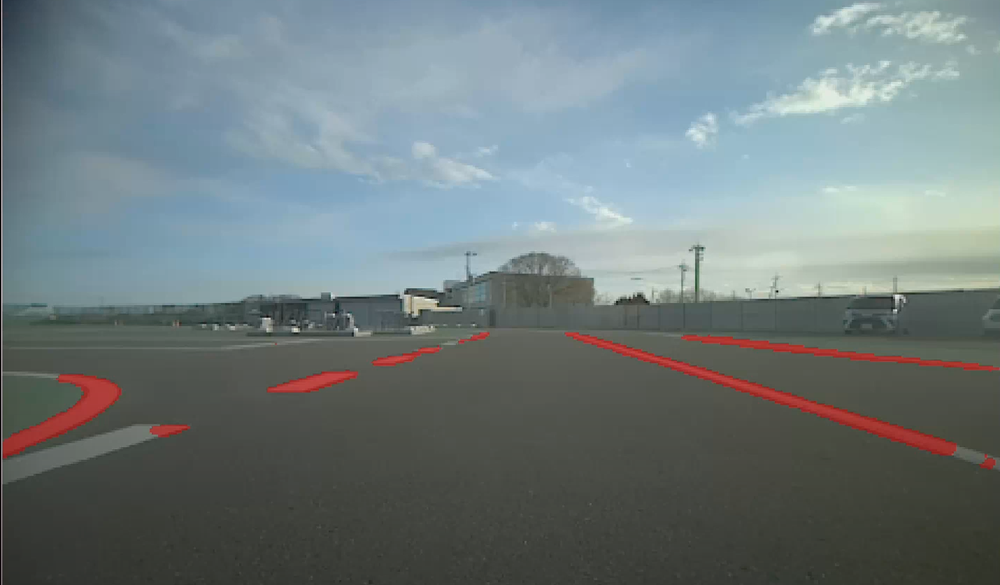
#> input picture lane_detection/test_images/lane.png, 1000 x 585 px, shrunk from 1430 x 836 before the run
$ python lane_sw.py
#> lines starting #> are read from the running program, lines starting #| are printed output that depends on the picture
import cv2
import numpy as np

# 画像を読み込み
img = cv2.imread("test_images/lane.png")
#> img is the input picture: shape (585, 1000, 3); mean B, G, R 124.8, 123.3, 111.4

if img is None:
    print("画像が読み込めませんでした")
    exit()

# グレースケール変換
gray = cv2.cvtColor(img, cv2.COLOR_BGR2GRAY)
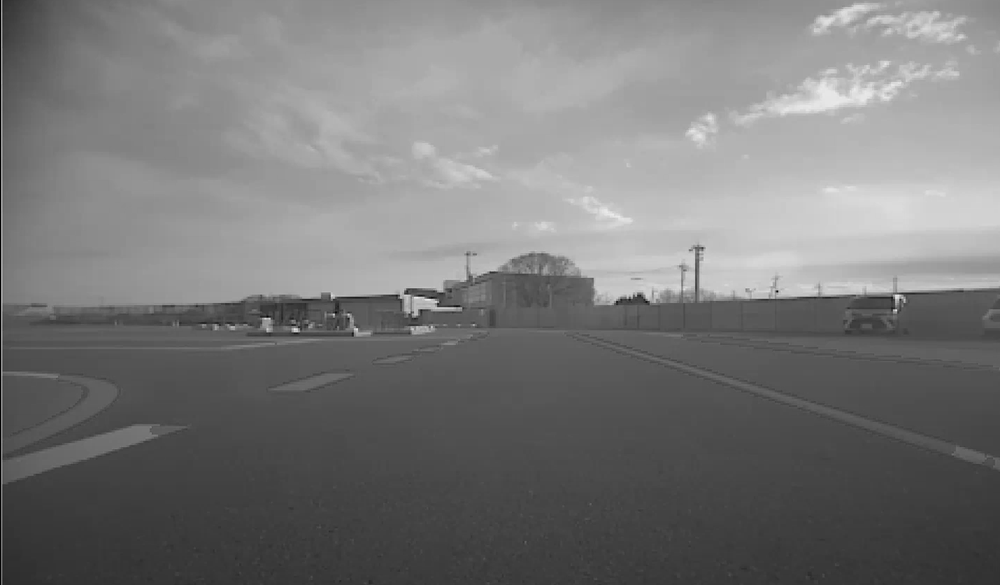
#> gray: shape (585, 1000); min 0, max 236, mean 119.9

# Cannyエッジ検出
edges = cv2.Canny(gray, 50, 150)
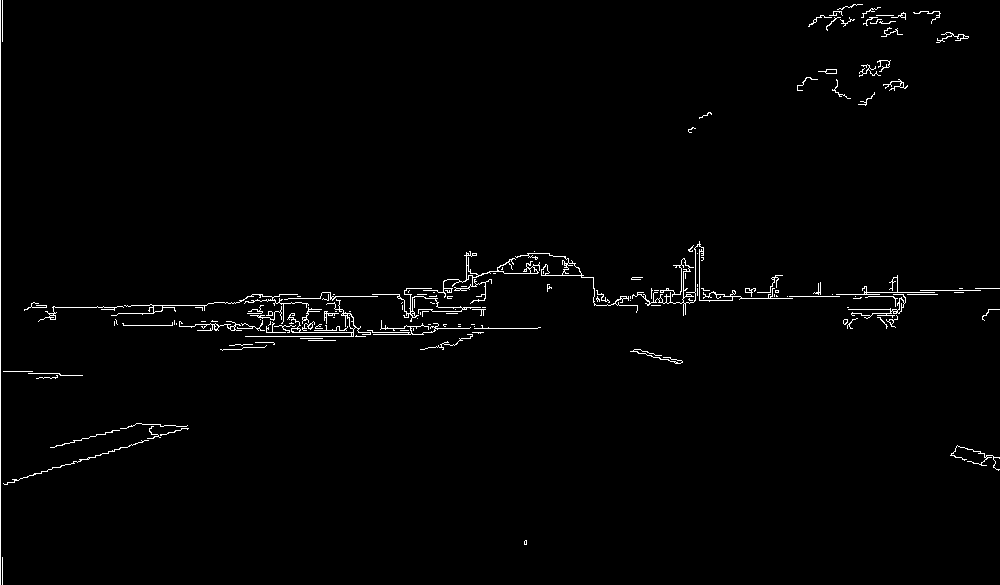
#> edges: shape (585, 1000); 1.4% white in thin lines or dots

# 結果を表示
cv2.imshow("Edges", edges)
cv2.waitKey(0)
cv2.destroyAllWindows()
